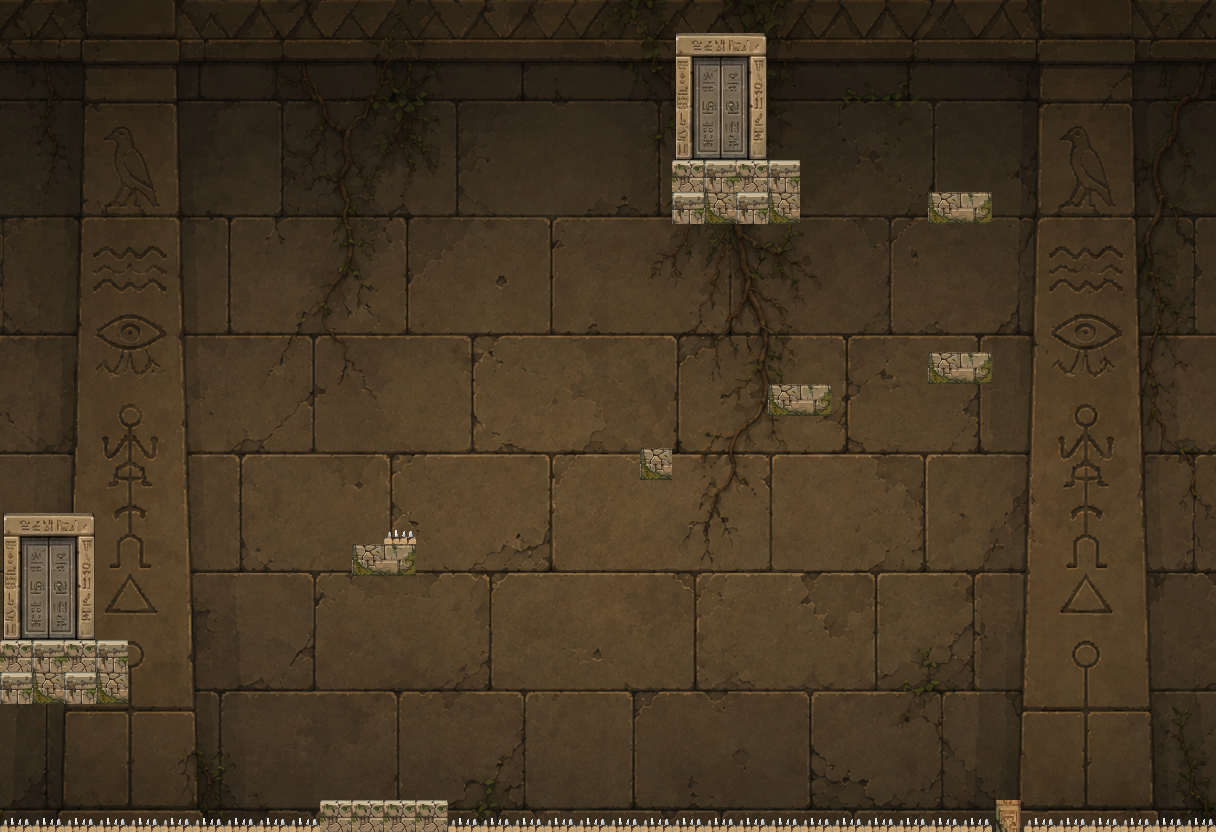

Below is a game level as drawn by its tile map, then a one-line description and the .tmx that defines it (tile-layer data replaced by summaries):
An orthogonal 38x26 tile map with 32x32 px tiles, 2 tile layers (Livello tile 1, Livello tile 2), 3 tilesets and 15 objects (6x solid, 2x scarabeo, start, scatto, crollo, ...).

<map version="1.10" tiledversion="1.11.2" orientation="orthogonal" renderorder="right-down" width="38" height="26" tilewidth="32" tileheight="32" infinite="0" nextlayerid="51" nextobjectid="16">
 <properties>
  <property name="viaggiPresente" type="int" value="8" />
  <property name="viaggiPassato" type="int" value="7" />
  <property name="dimensionePersonaggio" type="float" value="57.6" />
  <property name="uscita" value="tocco" />
  <property name="titolo" value="La bilancia del cuore" />
  <property name="parallasse" type="float" value="0.75" />
 </properties>
 <tileset firstgid="1" source="Sfondo2.tsx" />
 <tileset firstgid="1537" source="GrigliaPresente.tsx" />
 <tileset firstgid="1693" source="Griglia.tsx" />
 <layer id="1" name="Livello tile 1" width="38" height="26">
  <data>[988 cells, 988 non-empty, 988 distinct tile ids]</data>
 </layer>
 <layer id="2" name="Livello tile 2" width="38" height="26">
  <data>[988 cells, 88 non-empty, 18 distinct tile ids]</data>
 </layer>
 <objectgroup id="50" name="oggetti">
  <object id="1" name="solid" x="0" y="640" width="128" height="64" />
  <object id="2" name="start" x="0" y="512" width="96" height="128" />
  <object id="3" name="solid" x="352" y="544" width="64" height="32" />
  <object id="4" name="scatto" x="388" y="529" width="24" height="15">
   <properties>
    <property name="distanza" type="float" value="30" />
   </properties>
  </object>
  <object id="5" name="solid" x="640" y="448" width="32" height="32" />
  <object id="6" name="crollo" x="928" y="352" width="64" height="32" />
  <object id="7" name="solid" x="928" y="192" width="64" height="32" />
  <object id="8" name="solid" x="672" y="160" width="128" height="64" />
  <object id="9" name="finish" x="672" y="32" width="96" height="128" />
  <object id="10" name="scarabeo" x="964" y="158" width="24" height="24" />
  <object id="11" name="gabbia" x="934" y="140" width="52" height="52" />
  <object id="12" name="scarabeo" x="644" y="340" width="24" height="24" />
  <object id="13" name="geroglifico" x="64" y="600" width="32" height="40">
   <properties>
    <property name="testo" value="Sulla mia bilancia pesero' il tuo cuore contro una piuma. Ogni passo falso lo appesantisce." />
   </properties>
  </object>
  <object id="14" name="solid" x="0" y="832" width="1216" height="32" />
  <object id="15" name="kill" x="0" y="813" width="1216" height="19" />
 </objectgroup>
</map>
